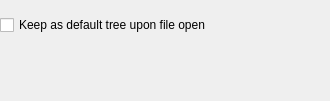
<?xml version="1.0" encoding="UTF-8"?>
<ui version="4.0">
 <class>ReconstructionLayerOptionsWidget</class>
 <widget class="QWidget" name="ReconstructionLayerOptionsWidget">
  <property name="geometry">
   <rect>
    <x>0</x>
    <y>0</y>
    <width>330</width>
    <height>101</height>
   </rect>
  </property>
  <property name="windowTitle">
   <string>Layers</string>
  </property>
  <layout class="QVBoxLayout" name="verticalLayout">
   <property name="spacing">
    <number>4</number>
   </property>
   <property name="leftMargin">
    <number>0</number>
   </property>
   <item>
    <widget class="QWidget" name="view_total_reconstruction_poles_placeholder_widget" native="true"/>
   </item>
   <item>
    <widget class="QCheckBox" name="keep_as_default_checkbox">
     <property name="text">
      <string>Keep as default tree upon file open</string>
     </property>
    </widget>
   </item>
   <item>
    <spacer name="verticalSpacer">
     <property name="orientation">
      <enum>Qt::Vertical</enum>
     </property>
     <property name="sizeHint" stdset="0">
      <size>
       <width>0</width>
       <height>0</height>
      </size>
     </property>
    </spacer>
   </item>
  </layout>
 </widget>
 <resources>
  <include location="../qt-resources/qt_widgets.qrc"/>
  <include location="../qt-resources/qt_widgets.qrc"/>
 </resources>
 <connections/>
</ui>
